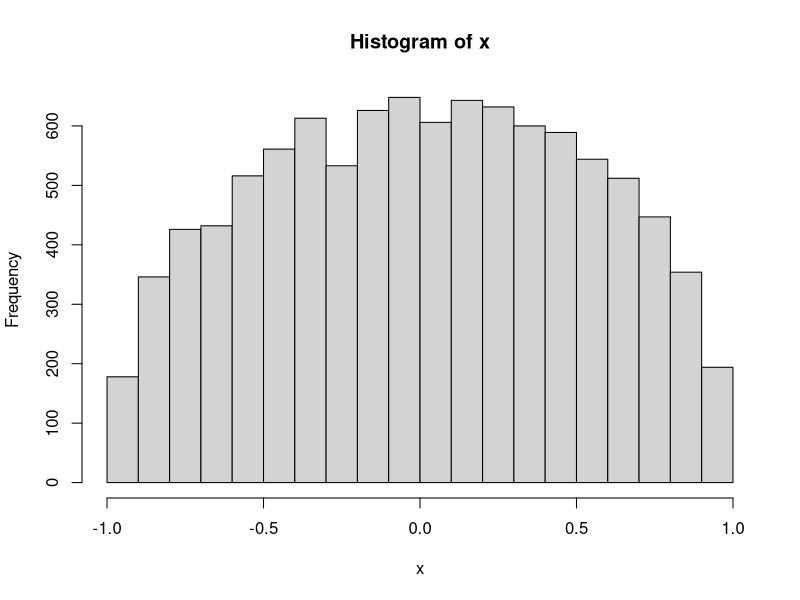
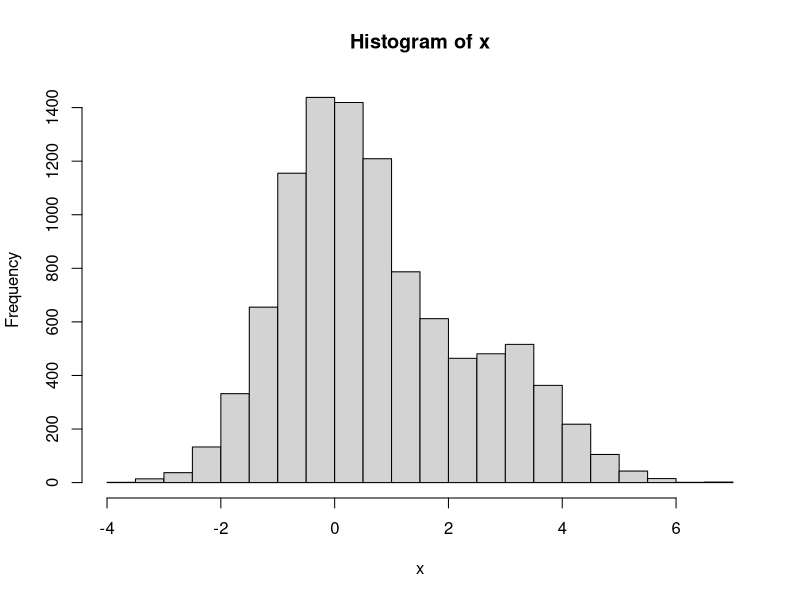

The R source for these figures, in order:
#Inverse Transform Method, Rejection Method, Mixtures
##Q1
#A
n <- 10000
sigma<-1
u<-runif(n)
x <- -(sqrt(-2*log(1-u)))
#B
m1 <- matrix(runif(10000000), nrow = 10000, ncol = 1000)
x <- sqrt(-log(m1))
mse <- mean(apply(x,2,var)) + (mean(apply(x,2,mean)-sqrt(pi/2)))^2

##Q2
#A
n <- 1
k <- 0
j <- 0
x <- numeric(n)
pi<-3.14159
c<-pi/4
f_cg=sqrt(1-x^2)

while(k < n){
  u <- runif(1)
  j <- j + 1
  y <- runif(1,min = -1, max = 1) # random variable from g
  if (sqrt(1-y^2) > u){
    k <- k + 1
    x[k] <- y
  }
}

#B
n <- 10000
k <- 0
j <- 0
x <- numeric(n)

while(k < n){
  u <- runif(1)
  j <- j + 1
  y <- runif(1,min = -1, max = 1) # random variable from g
  if (sqrt(1-y^2) > u){
    k <- k + 1
    x[k] <- y
  }
}

hist(x)

##Q3
#A
p1 <- 0.75
p2 <- 1 - p1
x1 <- rnorm(n,0,1)
x2 <- rnorm(n,3,1)
n <- 10000
k <- sample(c(1,1,1,0),n,replace = T)
x <- k*x1 + (1-k)*x2
hist(x)
#B
r <- 3
theta <- c(1:5)/15
x1 <- rgamma(n,r,1/1)
x2 <- rgamma(n,r,1/2)
x3 <- rgamma(n,r,1/3)
x4 <- rgamma(n,r,1/4)
x5 <- rgamma(n,r,1/5)
k <- sample(1:5,size=n,prob=theta,replace = TRUE)
x <- (k==1)*x1 + (k==2)*x2 +(k==3)*x3 + (k==4)*x4 + (k==5)*x5
#C
n <- 10000
r <- 4
beta <- 2
lambda <- rgamma(n,r,beta)
y <- exp(lambda)